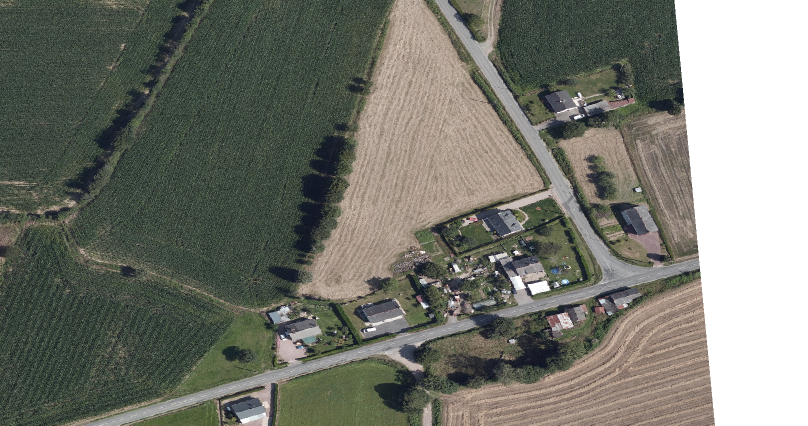
#> input picture Region_Growing/images/route0.png, 1616 x 851 px (shown at 1/2 size)
$ python test.py   (older library calls are emulated)
#> lines starting #> are read from the running program, lines starting #| are printed output that depends on the picture; after the words box and inside, x2 and y2 are one past the last pixel; in counts of white or black regions, pixels touching at a corner belong together
#> further down, road is the input picture: shape (851, 1616, 3); mean B, G, R 109.9, 119.3, 117.4
import cv2
import numpy as np
import sys
from skimage import morphology

def display_image(window_name, img):
    """
    Display an image in a window with the given name.
    """
    cv2.imshow(window_name, img)
    cv2.waitKey(0)  # Wait until a key is pressed
    cv2.destroyAllWindows()

def resize_image(img, width, height):
    """
    Resize the image to the given width and height.
    """
    dim = (width, height)
    img = cv2.resize(img, dim, interpolation=cv2.INTER_NEAREST)

    return img

def scale_image(img, scale_percent=65):
    """
    Scale the image by the given scale percentage.
    """
#> called with scale_percent = 65
    width = int(img.shape[1] * scale_percent / 100)
#> width = 1050
    height = int(img.shape[0] * scale_percent / 100)
#> height = 553
    dim = (width, height)
#> dim = (1050, 553)

    # Resize the image
    img = cv2.resize(img, dim, interpolation=cv2.INTER_AREA)

    return img

def get_points_central_axis(img):
    """
    Get the central axis points from the skeletonized central axis image.
    """
    points = []
    height, width = img.shape[:2]
    for i in range(height):
        for j in range(width):
            if img[i, j] > 0:
                points.append((i, j))

    return points

def skeletonize_image(img):
    """
    Skeletonize the given image.
    """
    # Convert the image to a binary boolean array to skeletonize it
    binary_bool = img > 0

    # Skeletonize the image
    skeleton = morphology.skeletonize(binary_bool)
    skeleton = np.uint8(skeleton) * 255

    # Exract the points from the skeleton
    points = get_points_central_axis(skeleton)

    return skeleton, points


central_axis_path = 'images/axe0.png'
road_path = 'images/route0.png'

# Load the road image
road = cv2.imread(road_path, cv2.IMREAD_COLOR)
road = scale_image(road)

# Load the central axis image
central_axis = cv2.imread(central_axis_path, cv2.IMREAD_GRAYSCALE)
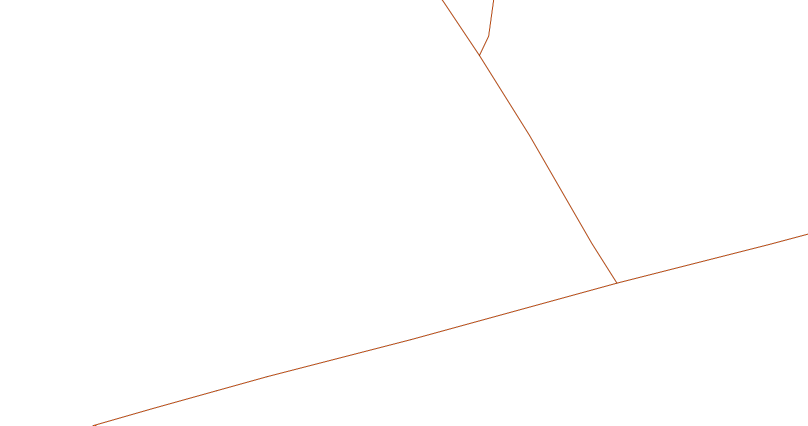
#> input picture Region_Growing/images/axe0.png, 1616 x 851 px (shown at 1/2 size)
#> central_axis: shape (851, 1616); min 72, max 255, mean 254.5
central_axis = resize_image(central_axis, road.shape[1], road.shape[0])
central_axis = cv2.bitwise_not(central_axis) # Invert the image
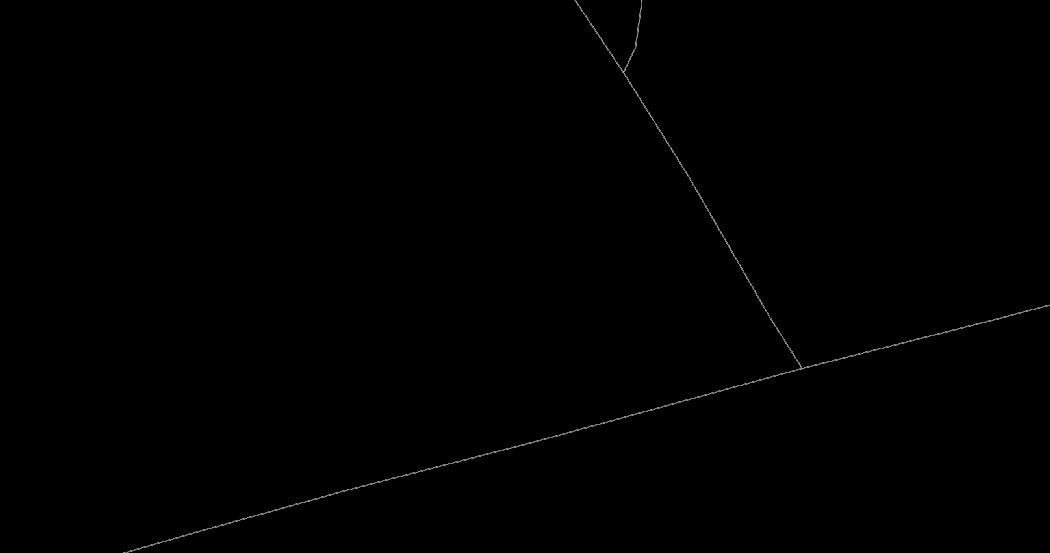
#> central_axis: shape (553, 1050); min 0, max 177, mean 0.5

# Sobel filter to compute the gradient
sobel_x = cv2.Sobel(central_axis, cv2.CV_64F, 1, 0, ksize=7)
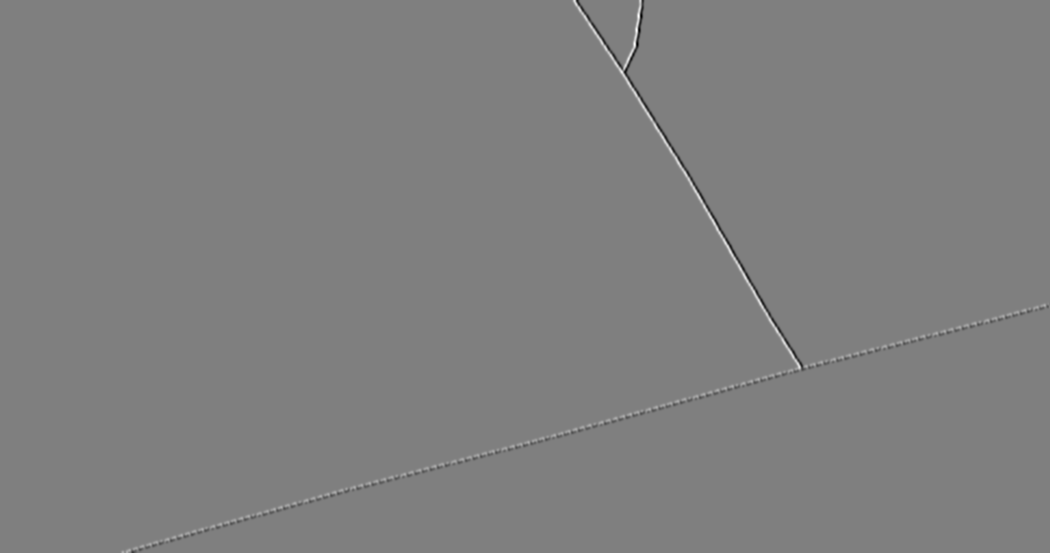
#> sobel_x: shape (553, 1050) float64; min -73865, max 73663, mean 0.6; drawn with min black and max white
sobel_y = cv2.Sobel(central_axis, cv2.CV_64F, 0, 1, ksize=7)

# Skeletonize the central axis image
skeleton, points = skeletonize_image(central_axis)
#> in skeletonize_image, `binary_bool = img > 0`:
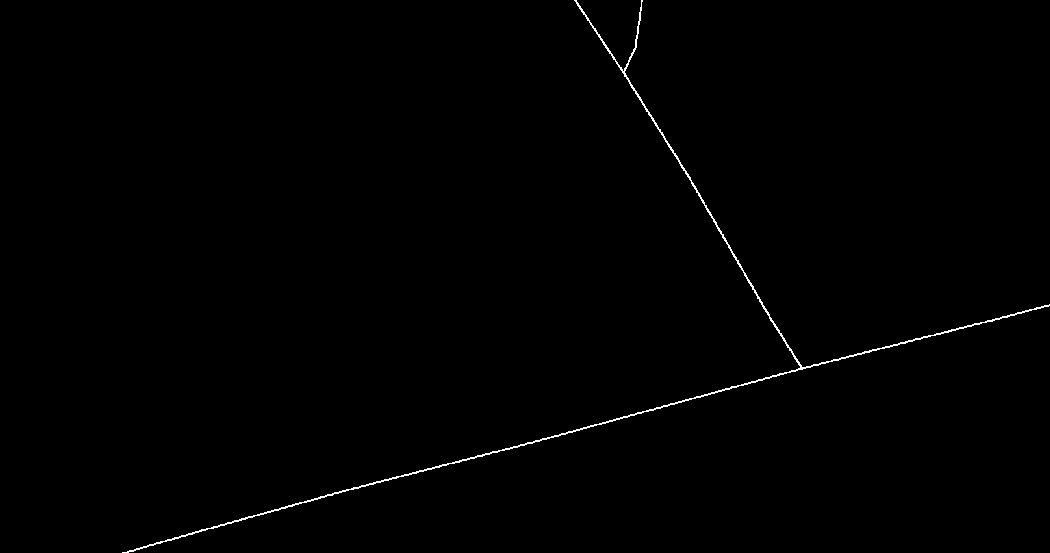
#> binary_bool: shape (553, 1050) bool; 0.49% white in thin lines or dots, all inside (x1, y1, x2, y2) = (122, 0, 1050, 553)
#> in skeletonize_image, `points = get_points_central_axis(skeleton)`: points = 1367 pairs, first value 0 to 552, second value 122 to 1049

# Bilateral filtering
road = cv2.bilateralFilter(road, 9, 100, 100)
#> road: shape (553, 1050, 3)

# Canny edge detection
edges = cv2.Canny(road, 75, 125)
#> edges: shape (553, 1050); 4.1% white in thin lines or dots, all inside (x1, y1, x2, y2) = (0, 0, 929, 553)
display_image("Edges", edges)

# Overlay the skeleton on the edges image
edges_copy = cv2.cvtColor(edges, cv2.COLOR_GRAY2BGR)
edges_copy[skeleton > 0] = [0, 255, 0]
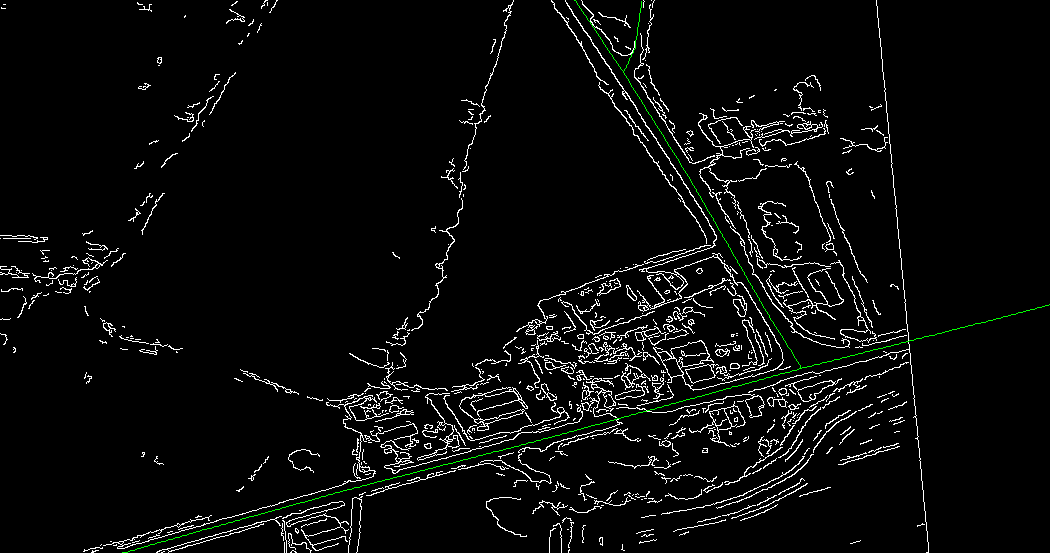
#> edges_copy: shape (553, 1050, 3); mean B, G, R 10.5, 11.1, 10.5
display_image("Edges with Central Axis", edges_copy)

# Find the road edges
road_edges = np.zeros(road.shape[:2], dtype=np.uint8)

for k in range(0, len(points)):
    # Extract k-th point of the central axis
    (i, j) = points[k]
    grad_x = sobel_x[i, j]
    grad_y = sobel_y[i, j]

    if grad_x != 0 or grad_y != 0:
        # Normalize the gradient
        magnitude = np.sqrt(grad_x**2 + grad_y**2)
        norm_x = grad_x / magnitude
        norm_y = grad_y / magnitude

        # Check the edges in the normal direction
        for n in range(0, 100):
            x2 = int(j + n * norm_x)
            y2 = int(i + n * norm_y)

            if x2 >= 0 and x2 < edges.shape[1] and y2 >= 0 and y2 < edges.shape[0]:
                if edges[y2, x2] > 0:
                    road_edges[y2, x2] = 255

                    # Check 8 connected neighbors
                    for dy in [-1, 0, 1]:
                        for dx in [-1, 0, 1]:
                            if dy == 0 and dx == 0:
                                continue
                            ny, nx = y2 + dy, x2 + dx
                            if ny >= 0 and ny < edges.shape[0] and nx >= 0 and nx < edges.shape[1]:
                                if edges[ny, nx] > 0:
                                    road_edges[ny, nx] = 255
                    break

        # Check the edges in the opposite direction
        for n in range(5, 25):
            x3 = int(j - n * norm_x)
            y3 = int(i - n * norm_y)

            if x3 >= 0 and x3 < edges.shape[1] and y3 >= 0 and y3 < edges.shape[0]:
                if edges[y3, x3] > 0:
                    road_edges[y3, x3] = 255

                    # Check 8 connected neighbors
                    for dy in [-1, 0, 1]:
                        for dx in [-1, 0, 1]:
                            if dy == 0 and dx == 0:
                                continue
                            ny, nx = y3 + dy, x3 + dx
                            if ny >= 0 and ny < edges.shape[0] and nx >= 0 and nx < edges.shape[1]:
                                if edges[ny, nx] > 0:
                                    road_edges[ny, nx] = 255
                    break
#> this loop made 1367 passes
#> (i, j, grad_x, grad_y, magnitude, norm_x, norm_y) on passes 1 to 12: (0, 574, 57130, 0, 57130, 1, 0), (0, 575, 27600, 0, 27600, 1, 0), (1, 576, -21460, 178, 21460.7, -1, 0.00829), (1, 641, 3145, -8285, 8861.8, 0.355, -0.935), (2, 576, 6950, -5214, 8688.4, 0.8, -0.6), (2, 641, 1370, -11200, 11283.5, 0.121, -0.993), (3, 577, -13846, 11818, 18203.8, -0.761, 0.649), (3, 641, 295, -7105, 7111.1, 0.0415, -0.999), (4, 577, 13097, -13233, 18618.4, 0.703, -0.711), (4, 641, -15, 1785, 1785.1, -0.0084, 1), (5, 578, -7520, -11604, 13827.6, -0.544, -0.839), (5, 641, -595, 9895, 9912.9, -0.06, 0.998)
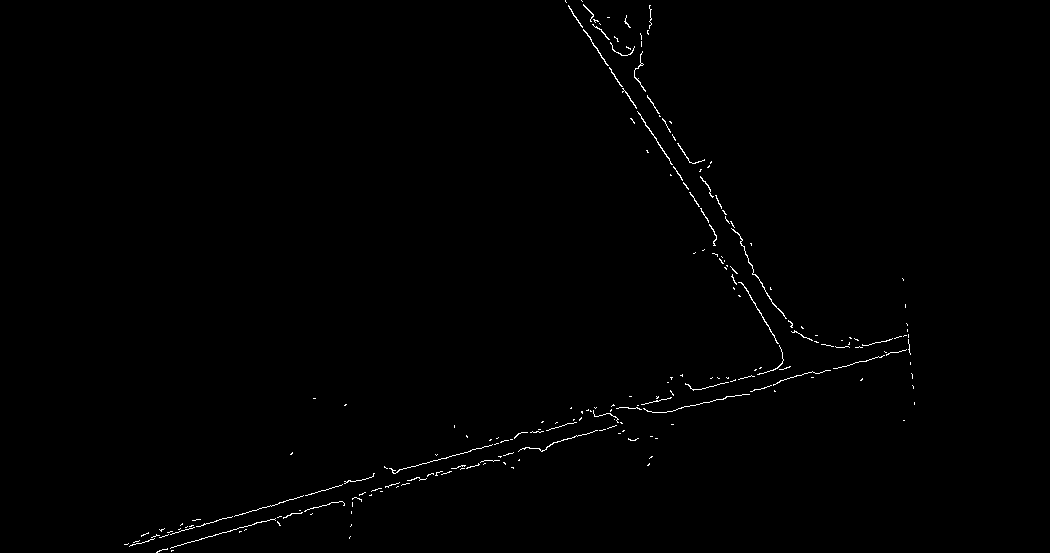
#> road_edges: shape (553, 1050); 0.55% white in thin lines or dots, all inside (x1, y1, x2, y2) = (124, 0, 915, 553)

# Overlay the road edges on the road image
road_copy = road.copy()
road_copy[road_edges > 0] = [0, 0, 255]
road_copy[central_axis > 0] = [0, 255, 0]
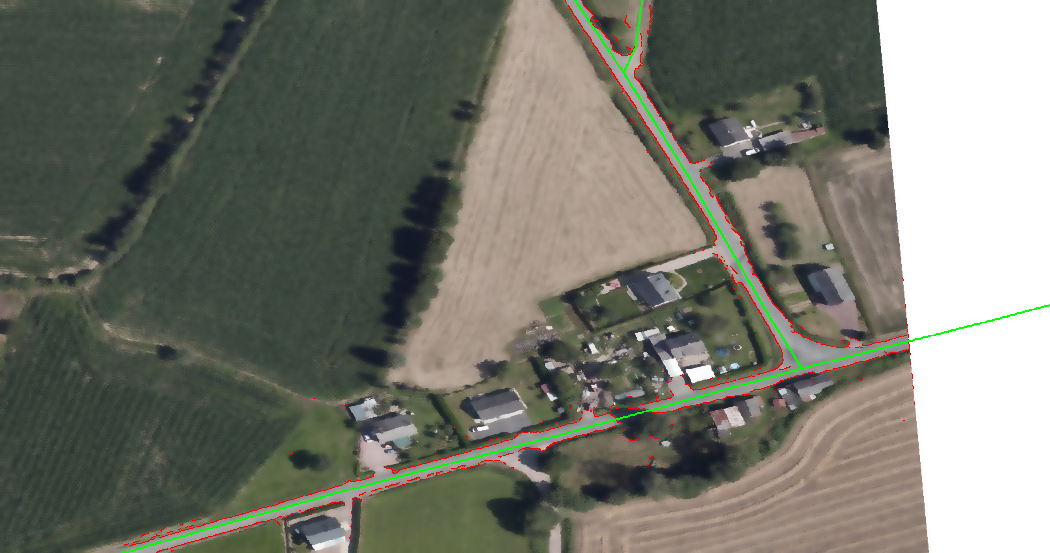
#> road_copy: shape (553, 1050, 3); mean of channels 0, 1, 2 108.4, 119, 117.3; drawn as B, G, R
display_image("Road Edges", road_copy)
